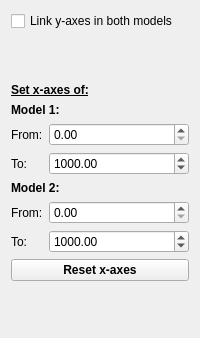
         <widget class="QWidget" name="tab_6">
          <attribute name="title">
           <string>Options</string>
          </attribute>
          <layout class="QFormLayout" name="formLayout">
           <property name="fieldGrowthPolicy">
            <enum>QFormLayout::AllNonFixedFieldsGrow</enum>
           </property>
           <item row="0" column="0" colspan="2">
            <widget class="QCheckBox" name="chkEqualYAxis">
             <property name="text">
              <string>Link y-axes in both models</string>
             </property>
            </widget>
           </item>
           <item row="2" column="0">
            <spacer name="verticalSpacer_12">
             <property name="orientation">
              <enum>Qt::Vertical</enum>
             </property>
             <property name="sizeHint" stdset="0">
              <size>
               <width>20</width>
               <height>40</height>
              </size>
             </property>
            </spacer>
           </item>
           <item row="3" column="0" colspan="2">
            <widget class="QLabel" name="label_17">
             <property name="font">
              <font>
               <weight>75</weight>
               <bold>true</bold>
               <underline>true</underline>
              </font>
             </property>
             <property name="text">
              <string>Set x-axes of:</string>
             </property>
            </widget>
           </item>
           <item row="4" column="0" colspan="2">
            <widget class="QLabel" name="label_18">
             <property name="font">
              <font>
               <weight>75</weight>
               <bold>true</bold>
              </font>
             </property>
             <property name="text">
              <string>Model 1:</string>
             </property>
            </widget>
           </item>
           <item row="5" column="0">
            <widget class="QLabel" name="label_19">
             <property name="text">
              <string>From:</string>
             </property>
            </widget>
           </item>
           <item row="5" column="1">
            <widget class="QDoubleSpinBox" name="xaxis_mdl1_from">
             <property name="maximum">
              <double>9999.000000000000000</double>
             </property>
            </widget>
           </item>
           <item row="7" column="0">
            <widget class="QLabel" name="label_20">
             <property name="text">
              <string>To:</string>
             </property>
            </widget>
           </item>
           <item row="7" column="1">
            <widget class="QDoubleSpinBox" name="xaxis_mdl1_to">
             <property name="maximum">
              <double>9999.000000000000000</double>
             </property>
             <property name="value">
              <double>1000.000000000000000</double>
             </property>
            </widget>
           </item>
           <item row="8" column="0" colspan="2">
            <widget class="QLabel" name="label_21">
             <property name="font">
              <font>
               <weight>75</weight>
               <bold>true</bold>
              </font>
             </property>
             <property name="text">
              <string>Model 2:</string>
             </property>
            </widget>
           </item>
           <item row="9" column="0">
            <widget class="QLabel" name="label_22">
             <property name="text">
              <string>From:</string>
             </property>
            </widget>
           </item>
           <item row="9" column="1">
            <widget class="QDoubleSpinBox" name="xaxis_mdl2_from">
             <property name="maximum">
              <double>9999.000000000000000</double>
             </property>
            </widget>
           </item>
           <item row="11" column="0">
            <widget class="QLabel" name="label_23">
             <property name="text">
              <string>To:</string>
             </property>
            </widget>
           </item>
           <item row="11" column="1">
            <widget class="QDoubleSpinBox" name="xaxis_mdl2_to">
             <property name="maximum">
              <double>9999.000000000000000</double>
             </property>
             <property name="value">
              <double>1000.000000000000000</double>
             </property>
            </widget>
           </item>
           <item row="12" column="0" colspan="2">
            <widget class="QPushButton" name="resetaxes_button">
             <property name="font">
              <font>
               <weight>75</weight>
               <bold>true</bold>
              </font>
             </property>
             <property name="text">
              <string>Reset x-axes</string>
             </property>
            </widget>
           </item>
           <item row="13" column="1">
            <spacer name="verticalSpacer_5">
             <property name="orientation">
              <enum>Qt::Vertical</enum>
             </property>
             <property name="sizeHint" stdset="0">
              <size>
               <width>20</width>
               <height>40</height>
              </size>
             </property>
            </spacer>
           </item>
          </layout>
         </widget>
